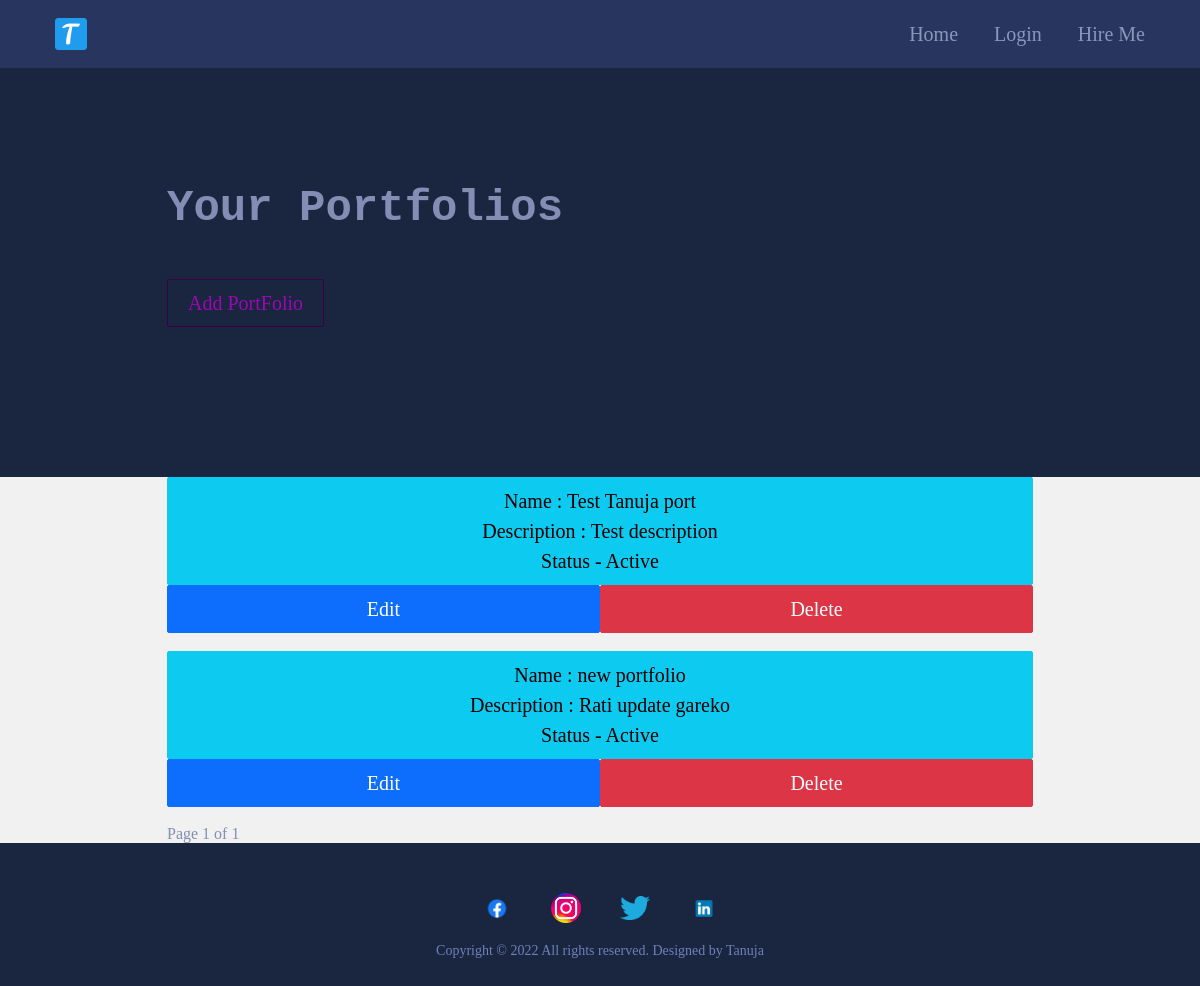
Screenshot of /allportfolios/ with the database file from the repository.
### main/models.py (models this page shows, shortened)
class Portfolio(models.Model):
    class Meta:
        verbose_name_plural = 'Portfolio Profiles'
        verbose_name = 'Portfolio'
        ordering = ["name"]
    date = models.DateTimeField(blank=True, null=True)
    name = models.CharField(max_length=200, blank=True, null=True)
    description = models.CharField(max_length=500, blank=True, null=True)
    body = RichTextField(blank=True, null=True)
    image = models.ImageField(blank=True, null=True, upload_to="portfolio")
    slug = models.SlugField(null=True, blank=True)
    is_active = models.BooleanField(default=True)

### main/views.py (the view)
# urls.py: path('allportfolios/',views.allPortfolioView.as_view(),name="allportfolios"),
class allPortfolioView(generic.ListView):
	model = Portfolio
	template_name = "main/allportfolios.html"
	paginate_by =2

### cv/context_processors.py (called while the page is built)
def project_context(request):
	context = {
		'me': User.objects.first(),
	}
	return context

### main/templates/main/allportfolios.html (shortened to what this page needs)
{% extends 'main/base.html' %}
{% load static %}
{% block content %}
    <section>
      <div class="innerPageBannerCol">
        <div class="container">
          <div class="row g-4 g-md-3  align-items-center">
            <div class="col-md-6">
              <div class="bannerContent">
                <h1 class="xlTitle pb-md-3">Your Portfolios</h1><br>
                <a href="{%url 'main:addPortfolio'%}" class="btn btnOutline">Add PortFolio</a>
              </div>
            </div>
          </div>
        </div>
      </div>
    </section>
    <section>
      <div class="lightBg">
        <div class="container">
          <ul>
            {% for item in object_list %}
             <li><a href="" class="btn btn-info col col-12"> Name : {{item.name}}
              <br>Description : {{item.description}}<br>
              {% if item.is_active%}
              Status - Active
            {%else%}
              Status - Inactive
            {%endif%}</a></li>
            <li>
              <div class="container">
                <div class="row">
              <a href="{%url 'main:updatePortfolio' item.pk %}" class="btn btn-primary col col-6">Edit</a>
              <a href="{%url 'main:deletePortfolio' item.pk %}" class="btn btn-danger col col-6">Delete</a>
                </div>
              </div>
            </li><br>
            {%endfor%}
        </ul>
        <nav aria-label="Page navigation example">
          <div>
            Page {{page_obj.number }} of {{page_obj.paginator.num_pages}}
          </div>
          </nav>
        </div>
      </div>
    </section>
    {%endblock%}

### static/css/style.css (style rules this page uses)
:root { --primaryColor: #9C07B6; --primaryDarkColor: #3D0048; --titleFont: 'IBM plex Sans', monospace; --regular: 400; --medium: 500; --bold: 700; --black: 900; --lightBg: #F1F1F1; --primary : #1a253f; --dark : #151A33; --secondary : #6e8de2; --ternary : #848db3; --pure : #cbcfd6; --fade : #7081b9; --mild : #8997bd; --footer : #212A4A; --black : #060b1b; --twitter : #4ac7ec; --dribble : #ecbacfd0; --success : #1ecab8; --danger : #f1646c; --dark-blue : #28365f; --dark-gray : #171f33; --yellow : #f3c74d; }
html { scroll-behavior: smooth; }
body { font-family: 'IBM plex Sans'; background:var(--primary); color: var(--ternary); -webkit-font-smoothing : antialiased; padding-bottom: 6rem; line-height: normal; }
ul { margin: 0; padding: 0; list-style-type: none; }
a { color: inherit; }
a, .btn { -webkit-transition: all 300ms ease-in-out 0s; -o-transition: all 300ms ease-in-out 0s; transition: all 300ms ease-in-out 0s; text-decoration: none; }
.lightBg { background-color: var(--lightBg); }
.btn { font-size: 20px; font-weight: var(--medium); padding: 8px 20px; border-radius: 2px; }
.btnOutline { border: 1px solid var(--primaryDarkColor); color: var(--primaryColor); }
.xlTitle { font-size: 44px; line-height: 1.3; font-weight: var(--bold); font-family: var(--titleFont) }
.innerPageBannerCol { padding: 180px 0 150px; }
@media (min-width:992px) { .container, .container-lg, .container-md, .container-sm, .container-xl, .container-xxl { max-width: 890px; } }

### rows the page displays
Portfolio: name "Test Tanuja port", description "Test description", is_active "Status - Active"
Portfolio: name "new portfolio", description "Rati update gareko", is_active "Status - Active"

### other values shown
{{ page_obj.number }} "1"
{{ page_obj.paginator.num_pages }} "1"
